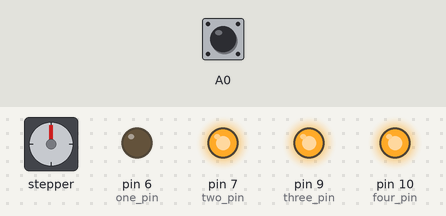
This sketch was run on a simulated Arduino Uno, built with avr-gcc and run on an emulated ATmega328P. On the bench: stepper motor, output pins drawn as LEDs (lit = HIGH). Wiring (inferred from the names in the program): stepper motor driver (200 steps per turn assumed): step pin 5; direction pin 11. Inputs (shaded band) come from the test bench; at power-on: A0 HIGH. Pins used as bus, display or sensor lines are not drawn.

Above: at 1.2 s.
1.3 s: A0 pulled LOW for 1 s
At 3.4 s:
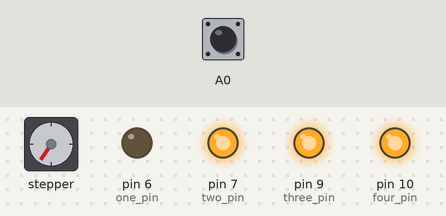
3.8 s: A0 pulled LOW for 0.15 s
At 4.4 s:
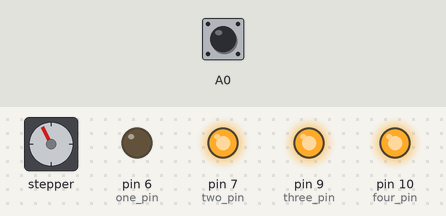
5.4 s: A0 pulled LOW for 0.15 s
At 6.7 s:
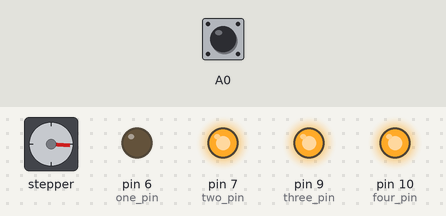
7.0 s: A0 pulled LOW for 3.2 s
At 10.9 s:
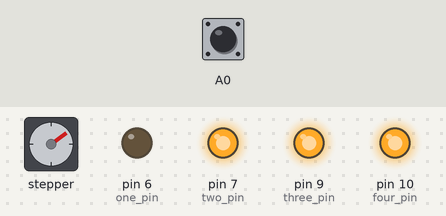
11.7 s: A0 pulled LOW for 0.15 s
At 12.8 s:
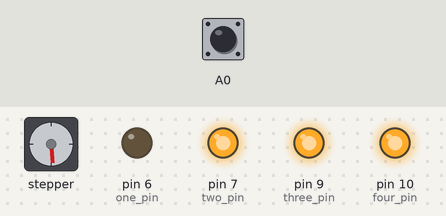
13.3 s: A0 pulled LOW for 1 s
At 15.3 s:
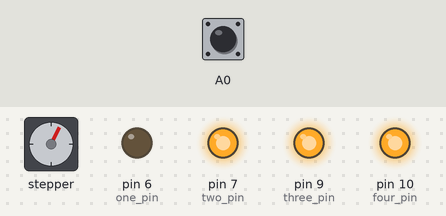
Timing chart, 0 to 16.8 s (numbered marks = the images above; inputs shaded):
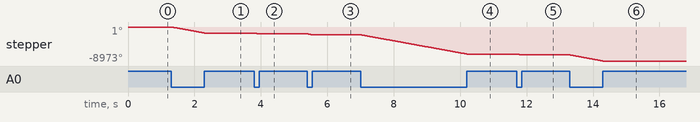

The sketch:

simple_quad_step.ino
```cpp
/*
  Simple Sketch for Sparkfuns QuadStepper Driver
 */
const int step_pin  = 5;
const int one_pin   = 6;
const int two_pin   = 7;
const int three_pin = 9;
const int four_pin  = 10;
const int dir_pin   = 11;

const int torque = 1;
#define STEPMIN 300

const int steptime = STEPMIN + (torque * 260);

void setup() {
  pinMode(A0,INPUT_PULLUP);

  // put your setup code here, to run once:
  pinMode(step_pin, OUTPUT);
  pinMode(one_pin, OUTPUT);
  pinMode(two_pin, OUTPUT);
  pinMode(three_pin, OUTPUT);
  pinMode(four_pin, OUTPUT);
  pinMode(dir_pin, OUTPUT);

  digitalWrite(step_pin, LOW);
  digitalWrite(one_pin, LOW); // eins an!
  digitalWrite(two_pin, HIGH);
  digitalWrite(three_pin, HIGH);
  digitalWrite(four_pin, HIGH);
  digitalWrite(dir_pin, LOW);
}

void stepAll(int speed) {
  digitalWrite(step_pin, HIGH);
  delayMicroseconds(speed);
  digitalWrite(step_pin, LOW);
  delayMicroseconds(speed);
}

void loop() {
  if(digitalRead(A0) == LOW) {
    stepAll(steptime);
  }
}
```

Measured:
- after the input at 1.3 s, stepper: turns 1587° counter-clockwise in 1.0 s, starting at once
- after the input at 3.8 s, stepper: turns 240° counter-clockwise in 0.15 s, starting at once
- after the input at 5.4 s, stepper: turns 239° counter-clockwise in 0.15 s, starting at once
- after the input at 7.0 s, stepper: turns 5080° counter-clockwise in 3.2 s, starting at once
- after the input at 11.7 s, stepper: turns 239° counter-clockwise in 0.15 s, starting at once
- after the input at 13.3 s, stepper: turns 1588° counter-clockwise in 1.0 s, starting at once
